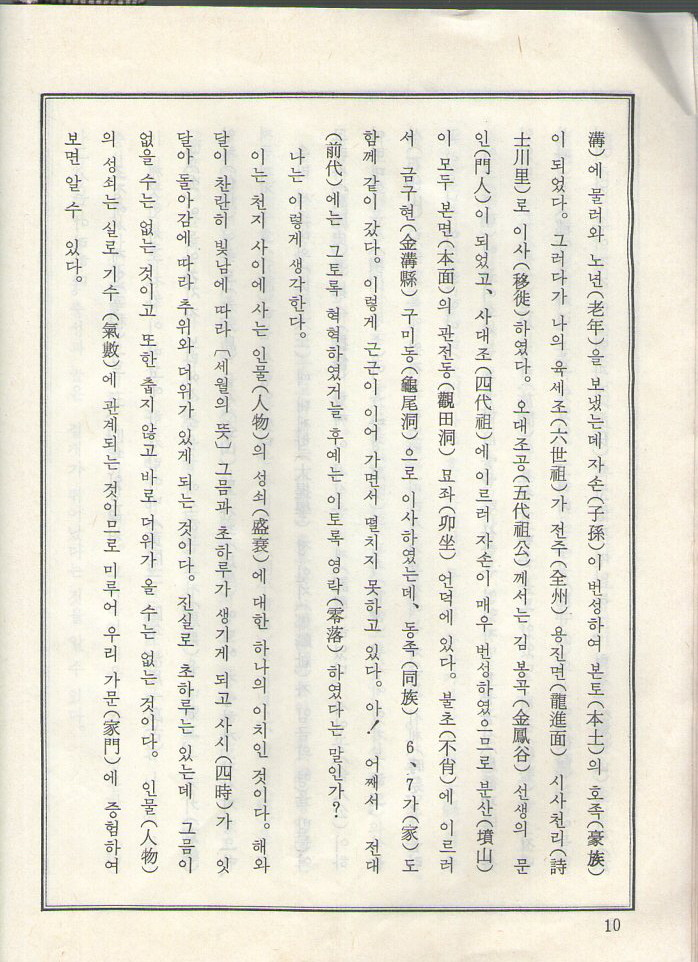
#> input picture 10.jpeg, 698 x 962 px
$ python -i page_geometry.py   (imports and definitions only)
#> lines starting #> are read from the running program, lines starting #| are printed output that depends on the picture; after the words box and inside, x2 and y2 are one past the last pixel; in counts of white or black regions, pixels touching at a corner belong together
"""Conservative table rectification and original-image evidence coordinates."""
from __future__ import annotations

from copy import deepcopy
import math

import cv2
import numpy as np


def transform_points(points, matrix):
    return cv2.perspectiveTransform(np.asarray(points, dtype=np.float64).reshape(1, -1, 2),
                                    np.asarray(matrix, dtype=np.float64))[0]


# [39 lines left out: functions transform_box, map_evidence, layout_evidence, not called in this run]


def _quad(image):
    gray = cv2.cvtColor(image, cv2.COLOR_BGR2GRAY) if image.ndim == 3 else image
    binary = cv2.threshold(cv2.GaussianBlur(gray, (5, 5), 0), 0, 255,
                           cv2.THRESH_BINARY_INV + cv2.THRESH_OTSU)[1]
    contours, _ = cv2.findContours(binary, cv2.RETR_LIST, cv2.CHAIN_APPROX_SIMPLE)
    height, width = gray.shape
    candidates = []
    for contour in contours:
        area = cv2.contourArea(contour)
        if not width*height*0.22 <= area <= width*height*0.95:
            continue
        approx = cv2.approxPolyDP(contour, 0.015*cv2.arcLength(contour, True), True)
        if len(approx) != 4 or not cv2.isContourConvex(approx):
            continue
        points = approx.reshape(4, 2).astype(np.float32)
        # Small document tilts only: sorting top/bottom pairs avoids duplicate corners.
        by_y = points[np.argsort(points[:, 1])]
        top, bottom = by_y[:2], by_y[2:]
        tl, tr = top[np.argsort(top[:, 0])]
        bl, br = bottom[np.argsort(bottom[:, 0])]
        q = np.asarray([tl, tr, br, bl], dtype=np.float32)
        horizontal = [np.linalg.norm(tr-tl), np.linalg.norm(br-bl)]
        vertical = [np.linalg.norm(bl-tl), np.linalg.norm(br-tr)]
        if min(horizontal+vertical) < 40 or not 0.4 <= np.mean(horizontal)/np.mean(vertical) <= 1.05:
            continue
        angles = [math.degrees(math.atan2(*(tr-tl)[::-1])), math.degrees(math.atan2(*(br-bl)[::-1]))]
        side_tilts = [math.degrees(math.atan2(*(bl-tl)[::-1]))-90,
                      math.degrees(math.atan2(*(br-tr)[::-1]))-90]
        if max(abs(a) for a in angles+side_tilts) <= 8:
            candidates.append((area, q, horizontal, vertical, angles, side_tilts))
    return max(candidates, key=lambda item: item[0]) if candidates else None


def estimate_skew(image):
    """Require long horizontal lines in at least three separate height bands."""
    gray = cv2.cvtColor(image, cv2.COLOR_BGR2GRAY) if image.ndim == 3 else image
    height, width = gray.shape
    edges = cv2.Canny(cv2.GaussianBlur(gray, (3, 3), 0), 35, 110)
    lines = cv2.HoughLinesP(edges, 1, np.pi/1800, threshold=max(40, width//8),
                            minLineLength=max(40, int(width*0.30)), maxLineGap=max(12, width//30))
    entries = []
    if lines is not None:
        for x1, y1, x2, y2 in lines.reshape(-1, 4):
            angle = (math.degrees(math.atan2(float(y2-y1), float(x2-x1)))+90) % 180-90
            if abs(angle) <= 8:
                # Hough can join prose strokes into a long apparent line.
                # A table rule must carry dark ink continuously along its length.
                count = max(20, int(abs(x2-x1)))
                xs = np.rint(np.linspace(x1, x2, count)).astype(int)
                ys = np.rint(np.linspace(y1, y2, count)).astype(int)
                samples = np.stack([gray[np.clip(ys+d, 0, height-1), xs] for d in (-2, -1, 0, 1, 2)])
                if np.mean(samples.min(axis=0) < 180) >= 0.85:
                    entries.append((angle, (int(y1)+int(y2))/2))
    if not entries:
        return None, 0
    angle = float(np.median([e[0] for e in entries]))
    inliers = [e for e in entries if abs(e[0]-angle) <= 0.7]
    bands = []
    for _, y in sorted(inliers, key=lambda e: e[1]):
        if not bands or y-bands[-1] > max(6, height*0.015):
            bands.append(y)
    if (len(bands) < 3 or bands[-1]-bands[0] < height*0.2
            or len(inliers) < len(entries)*0.6):
        return None, len(bands)
    return float(np.median([e[0] for e in inliers])), len(bands)


def correct_page_geometry(image, mode="auto", roi=None):
    """Return working image and reversible transform; skip uncertain geometry.

    Auto rectifies a credible trapezoidal table, otherwise deskews parallel
    rules. It does not flatten curved pages or perform learned restoration.
    A manual ROI limits angle estimation and is still specified in source pixels.
    """
    if mode not in {"auto", "deskew", "none"}:
        raise ValueError("Unknown geometry correction mode")
    height, width = image.shape[:2]
    identity = np.eye(3, dtype=np.float64)
    meta = {"mode": mode, "applied": False, "method": "none", "angle_degrees": 0.0,
            "source_to_ocr": identity.tolist(), "ocr_to_source": identity.tolist(),
            "ocr_image_size": {"width": width, "height": height}, "line_bands": 0,
            "reason": "disabled" if mode == "none" else "insufficient_table_lines"}
    if mode == "none":
        return image, meta
    candidate = _quad(image) if roi is None else None
    area_roi = roi
    if area_roi is None and candidate:
        area_roi = cv2.boundingRect(candidate[1])
    if area_roi:
        rx, ry, rw, rh = area_roi
        sample = image[ry:ry+rh, rx:rx+rw]
    else:
        sample = image
    angle, bands = estimate_skew(sample)
    meta["line_bands"] = bands
    if angle is None:
        return image, meta
    meta["angle_degrees"] = round(angle, 5)
    matrix = None
    if mode == "auto" and candidate:
        _, q, horizontal, vertical, angles, sides = candidate
        taper = max(abs(horizontal[0]-horizontal[1])/max(horizontal), abs(vertical[0]-vertical[1])/max(vertical))
        if taper > 0.015 or abs(angles[0]-angles[1]) > 0.5 or abs(sides[0]-sides[1]) > 0.5:
            tw, th = float(np.mean(horizontal)), float(np.mean(vertical))
            tx, ty = q.min(axis=0)
            target = np.float32([[tx, ty], [tx+tw, ty], [tx+tw, ty+th], [tx, ty+th]])
            matrix = cv2.getPerspectiveTransform(q, target)
            meta.update(method="perspective", table_corners_source=q.tolist())
    if matrix is None:
        if abs(angle) < 0.10:
            meta["reason"] = "already_aligned"
            return image, meta
        matrix = np.vstack([cv2.getRotationMatrix2D((width/2, height/2), angle, 1.0), [0, 0, 1]])
        meta["method"] = "deskew"
    # Expand the canvas rather than clipping names near the original page edges.
    corners = np.float64([[0, 0], [width, 0], [width, height], [0, height]])
    denominators = np.c_[corners, np.ones(4)] @ matrix[2]
    if np.any(denominators <= 0.1):
        meta.update(method="none", reason="unsafe_perspective")
        return image, meta
    projected = transform_points(corners, matrix)
    low, high = np.floor(projected.min(axis=0)), np.ceil(projected.max(axis=0))
    size = (high-low).astype(int)
    if np.any(size <= 0) or np.any(size > np.array([width, height])*1.7):
        meta.update(method="none", reason="excessive_canvas_expansion")
        return image, meta
    shift = np.array([[1, 0, -low[0]], [0, 1, -low[1]], [0, 0, 1]])
    matrix = shift @ matrix
    corrected = cv2.warpPerspective(image, matrix, tuple(int(v) for v in size),
                                    flags=cv2.INTER_CUBIC, borderMode=cv2.BORDER_CONSTANT,
                                    borderValue=(255, 255, 255) if image.ndim == 3 else 255)
    meta.update(applied=True, reason="supported_by_table_lines", source_to_ocr=matrix.tolist(),
                ocr_to_source=np.linalg.inv(matrix).tolist(),
                ocr_image_size={"width": int(size[0]), "height": int(size[1])})
    return corrected, meta

>>> import cv2
>>> picture = cv2.imread('../10.jpeg')
#> picture is the input picture: shape (962, 698, 3); mean B, G, R 214.8, 227.7, 231
>>> result = correct_page_geometry(picture)
#> in _quad, `binary = cv2.threshold(cv2.GaussianBlur(gray, (5, 5), 0), 0, 255, cv2...`:
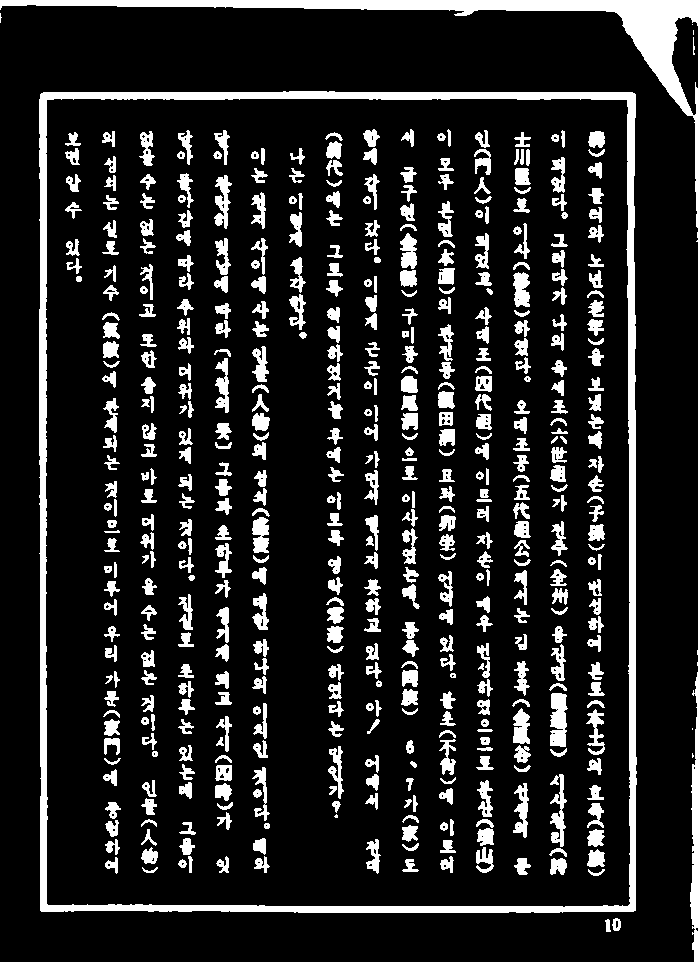
#> binary: shape (962, 698); 14.1% white; 513 white regions (10 under 20 px)
#> in _quad, `contours, _ = cv2.findContours(binary, cv2.RETR_LIST, cv2.CHAIN_APPROX..`: contours = 791 contours, 286 with area under 20; largest, box (x1, y1, x2, y2) and area: (39, 91, 637, 913) 487381, (45, 98, 631, 908) 470368, (0, 0, 698, 228) 9038, (690, 672, 698, 962) 1084, (550, 693, 568, 747) 690
#> the loop in _quad, `for contour in contours:` made 791 passes
#> area on passes 1 to 3: 20.5, 38, 77
#> after the loop in _quad, `for contour in contours:`: candidates = [(470368.5, [[47, 99], [627, 100], [627, 906], [46, 903]], [580, 581], [804, 806], [0.0988, 0.296], [0.0713, 0]), (487381, [[41, 93], [635, 94], [635, 910], [40, 910]], [594, 595], [817, 816], [0.0965, 0], [0.0701, 0])]
#> in correct_page_geometry, `candidate = _quad(image) if roi is None else None`: candidate = (487381, [[41, 93], [635, 94], [635, 910], [40, 910]], [594, 595], [817, 816], [0.0965, 0], [0.0701, 0])
#> in correct_page_geometry, `area_roi = cv2.boundingRect(candidate[1])`: area_roi = (40, 93, 596, 818)
#> in correct_page_geometry, `rx, ry, rw, rh = area_roi`: rx = 40; ry = 93; rw = 596; rh = 818
#> in correct_page_geometry, `sample = image[ry:ry+rh, rx:rx+rw]`:
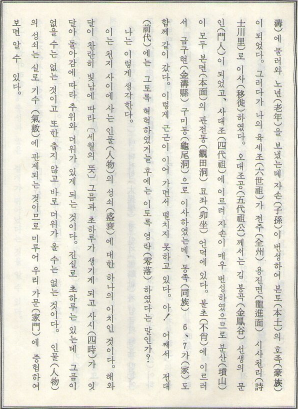
#> sample: shape (818, 596, 3) (shown at 1/2 size); mean B, G, R 214.8, 226.5, 228.8
#> in estimate_skew, `edges = cv2.Canny(cv2.GaussianBlur(gray, (3, 3), 0), 35, 110)`:
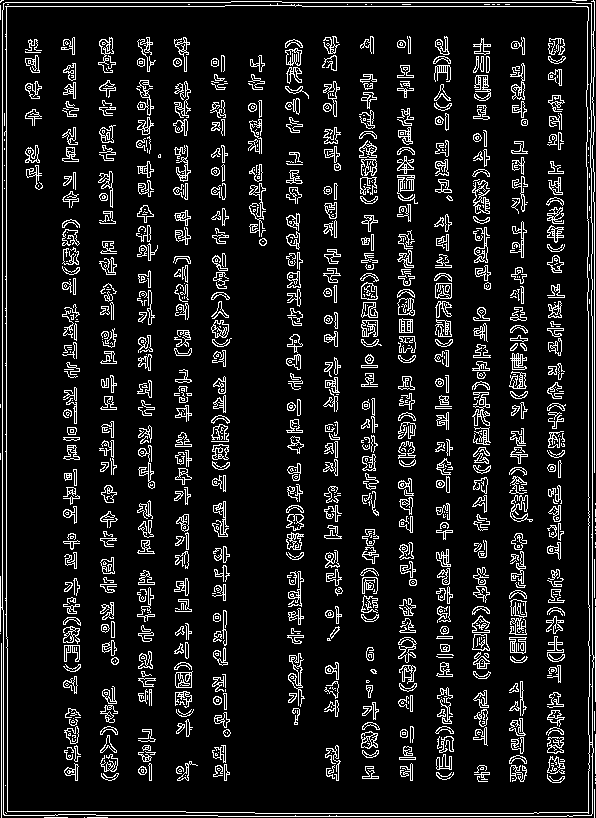
#> edges: shape (818, 596); 10.1% white in thin lines or dots
#> in estimate_skew, `lines = cv2.HoughLinesP(edges, 1, np.pi/1800, threshold=max(40, width/..`: lines = 172 rows, first 6: [592, 356, 592, 813], [6, 647, 6, 2], [282, 2, 594, 2], [2, 609, 2, 0], [587, 257, 588, 607], [295, 6, 594, 6]
#> the loop in estimate_skew, `for x1, y1, x2, y2 in lines.reshape(-1, 4):` made 172 passes
#> (x1, y1, x2, y2, angle, count) on passes 3, 6, 8: (282, 2, 594, 2, 0, 312), (295, 6, 594, 6, 0, 299), (274, 816, 572, 816, 0, 298)
#> after the loop in estimate_skew, `for x1, y1, x2, y2 in lines.reshape(-1, 4):`: entries = [(0, 2), (0, 6), (0, 816), (0, 2)]
#> the loop in estimate_skew, `for _, y in sorted(inliers, key=lambda e: e[1]):` made 4 passes
#> y on passes 1 to 4: 2, 2, 6, 816
#> after the loop in estimate_skew, `for _, y in sorted(inliers, key=lambda e: e[1]):`: bands = [2, 816]
#> in correct_page_geometry, `angle, bands = estimate_skew(sample)`: bands = 2

$ run again, on 11.jpeg
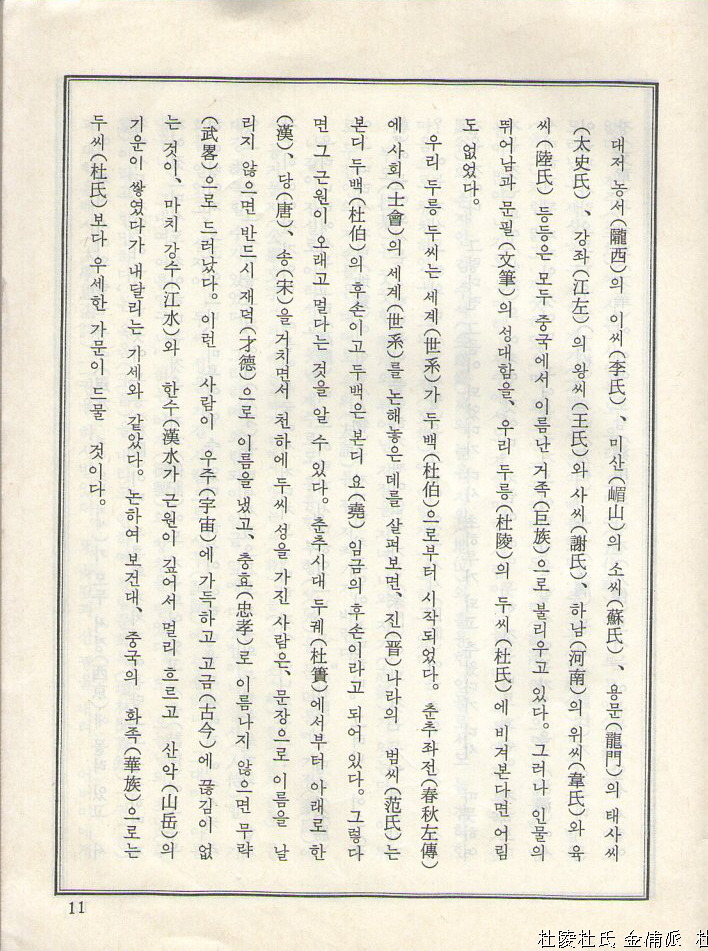
#> input picture 11.jpeg, 708 x 951 px
#> picture is the input picture: shape (951, 708, 3); mean B, G, R 215.8, 229.6, 233.7
#> in _quad, `binary = cv2.threshold(cv2.GaussianBlur(gray, (5, 5), 0), 0, 255, cv2...`:
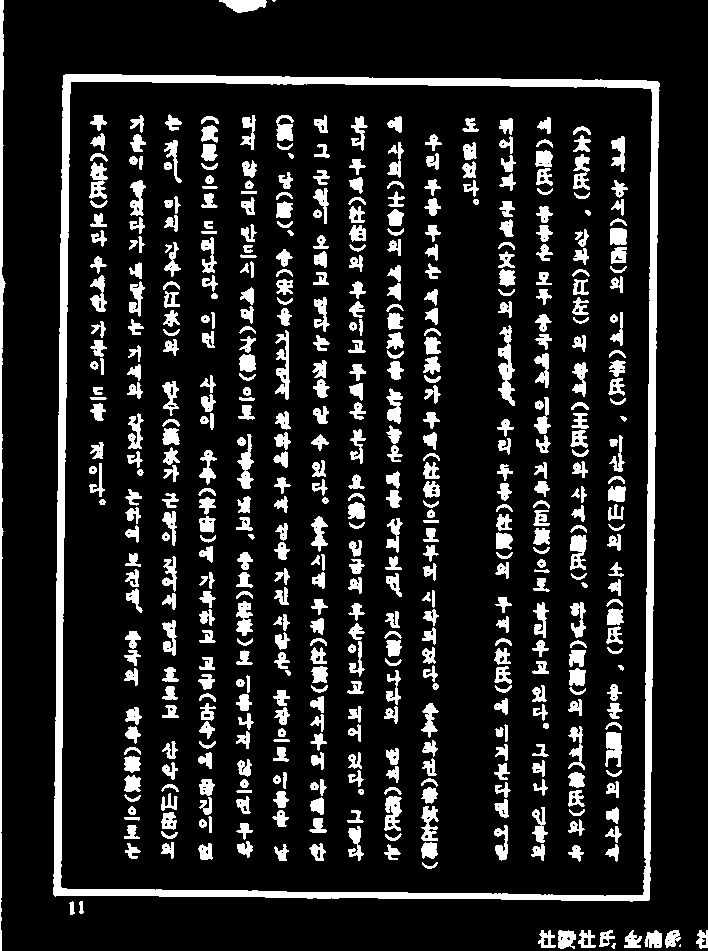
#> binary: shape (951, 708); 13.8% white; 525 white regions (3 under 20 px)
#> contours = 799 contours, 258 with area under 20; largest, box (x1, y1, x2, y2) and area: (53, 74, 660, 902) 488836, (60, 81, 653, 897) 471138, (0, 0, 6, 951) 1400, (498, 325, 515, 406) 596, (275, 330, 290, 400) 420
#> the loop in _quad, `for contour in contours:` made 799 passes
#> area on passes 6, 7, 10: 24, 33, 37
#> after the loop in _quad, `for contour in contours:`: candidates = [(471138, [[71, 81], [651, 89], [642, 895], [60, 886]], [580.1, 582.1], [805.1, 806.1], [0.79, 0.886], [0.783, 0.64]), (488836.5, [[63, 75], [659, 83], [648, 900], [53, 894]], [596.1, 595], [819.1, 817.1], [0.769, 0.578], [0.7, 0.771])]
#> candidate = (488836.5, [[63, 75], [659, 83], [648, 900], [53, 894]], [596.1, 595], [819.1, 817.1], [0.769, 0.578], [0.7, 0.771])
#> area_roi = (53, 75, 607, 826)
#> rx = 53; ry = 75; rw = 607; rh = 826
#> in estimate_skew, `edges = cv2.Canny(cv2.GaussianBlur(gray, (3, 3), 0), 35, 110)`:
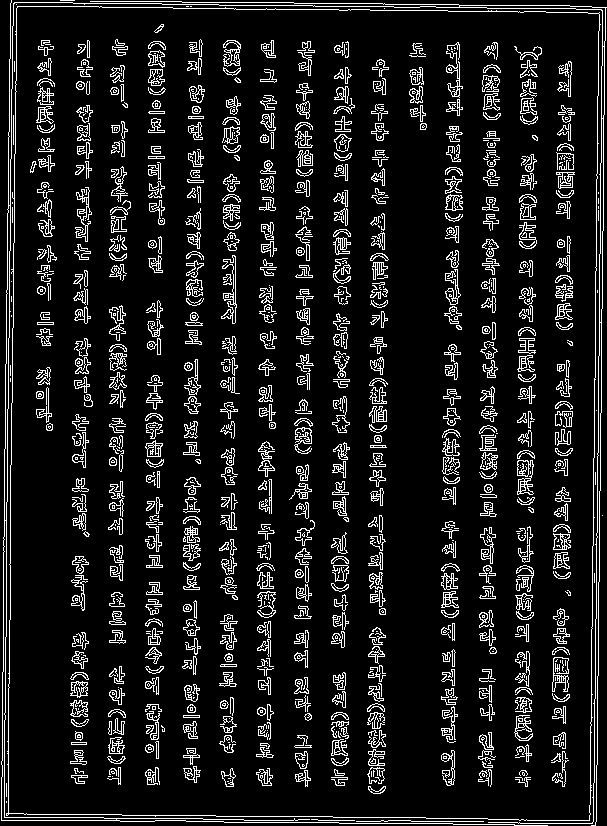
#> edges: shape (826, 607); 10.4% white in thin lines or dots
#> lines = 180 rows, first 6: [4, 512, 6, 290], [595, 338, 599, 7], [6, 587, 8, 338], [593, 825, 595, 619], [8, 791, 10, 506], [598, 675, 605, 7]
#> the loop in estimate_skew, `for x1, y1, x2, y2 in lines.reshape(-1, 4):` made 180 passes
#> (x1, y1, x2, y2, angle, count) on passes 7, 8, 9, 10, 12: (266, 8, 602, 12, 0.682, 336), (261, 822, 514, 824, 0.453, 253), (120, 1, 528, 5, 0.562, 408), (1, 813, 487, 818, 0.589, 486), (11, 2, 218, 4, 0.554, 207)
#> after the loop in estimate_skew, `for x1, y1, x2, y2 in lines.reshape(-1, 4):`: entries = [(0.682, 10), (0.453, 823), (0.562, 3), (0.589, 815.5), (0.554, 3)]
#> in estimate_skew, `angle = float(np.median([e[0] for e in entries]))`: angle = 0.562
#> inliers has the same summary as entries
#> the loop in estimate_skew, `for _, y in sorted(inliers, key=lambda e: e[1]):` made 5 passes
#> y on passes 1 to 5: 3, 3, 10, 815.5, 823
#> after the loop in estimate_skew, `for _, y in sorted(inliers, key=lambda e: e[1]):`: bands = [3, 815.5]
#> in correct_page_geometry, `angle, bands = estimate_skew(sample)`: bands = 2
